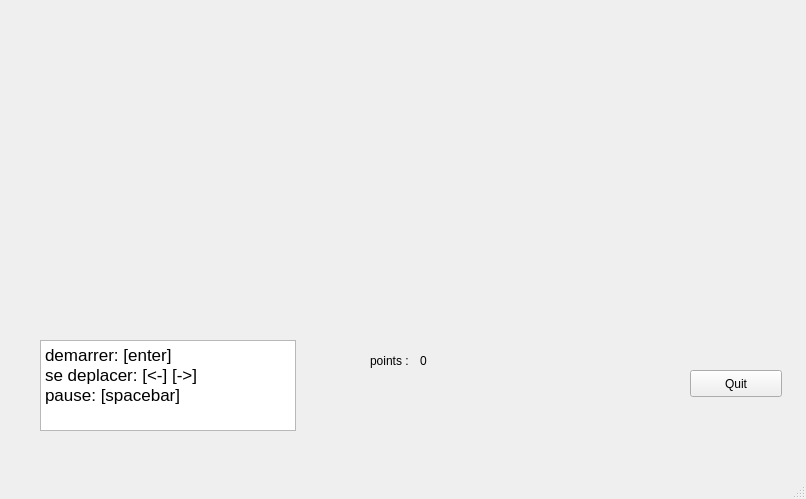
<?xml version="1.0" encoding="UTF-8"?>
<ui version="4.0">
 <class>MainWindow</class>
 <widget class="QMainWindow" name="MainWindow">
  <property name="geometry">
   <rect>
    <x>0</x>
    <y>0</y>
    <width>806</width>
    <height>499</height>
   </rect>
  </property>
  <property name="windowTitle">
   <string>MainWindow</string>
  </property>
  <widget class="QWidget" name="centralwidget">
   <widget class="QPushButton" name="quit">
    <property name="geometry">
     <rect>
      <x>690</x>
      <y>370</y>
      <width>92</width>
      <height>27</height>
     </rect>
    </property>
    <property name="text">
     <string>Quit</string>
    </property>
   </widget>
   <widget class="QWidget" name="verticalLayoutWidget">
    <property name="geometry">
     <rect>
      <x>30</x>
      <y>20</y>
      <width>751</width>
      <height>301</height>
     </rect>
    </property>
    <layout class="QVBoxLayout" name="layout_scene"/>
   </widget>
   <widget class="QTextBrowser" name="textBrowser">
    <property name="geometry">
     <rect>
      <x>40</x>
      <y>340</y>
      <width>256</width>
      <height>91</height>
     </rect>
    </property>
    <property name="html">
     <string>&lt;!DOCTYPE HTML PUBLIC &quot;-//W3C//DTD HTML 4.0//EN&quot; &quot;http://www.w3.org/TR/REC-html40/strict.dtd&quot;&gt;
&lt;html&gt;&lt;head&gt;&lt;meta name=&quot;qrichtext&quot; content=&quot;1&quot; /&gt;&lt;style type=&quot;text/css&quot;&gt;
p, li { white-space: pre-wrap; }
&lt;/style&gt;&lt;/head&gt;&lt;body style=&quot; font-family:'.Helvetica Neue DeskInterface'; font-size:13pt; font-weight:400; font-style:normal;&quot;&gt;
&lt;p style=&quot; margin-top:0px; margin-bottom:0px; margin-left:0px; margin-right:0px; -qt-block-indent:0; text-indent:0px;&quot;&gt;demarrer: [enter]&lt;/p&gt;
&lt;p style=&quot; margin-top:0px; margin-bottom:0px; margin-left:0px; margin-right:0px; -qt-block-indent:0; text-indent:0px;&quot;&gt;se deplacer: [&amp;lt;-] [-&amp;gt;]&lt;/p&gt;
&lt;p style=&quot; margin-top:0px; margin-bottom:0px; margin-left:0px; margin-right:0px; -qt-block-indent:0; text-indent:0px;&quot;&gt;pause: [spacebar]&lt;/p&gt;&lt;/body&gt;&lt;/html&gt;</string>
    </property>
   </widget>
   <widget class="QLabel" name="label_points">
    <property name="geometry">
     <rect>
      <x>370</x>
      <y>350</y>
      <width>51</width>
      <height>22</height>
     </rect>
    </property>
    <property name="text">
     <string>points :</string>
    </property>
   </widget>
   <widget class="QLabel" name="points_number">
    <property name="geometry">
     <rect>
      <x>420</x>
      <y>350</y>
      <width>71</width>
      <height>21</height>
     </rect>
    </property>
    <property name="text">
     <string>0</string>
    </property>
   </widget>
  </widget>
  <widget class="QMenuBar" name="menubar">
   <property name="geometry">
    <rect>
     <x>0</x>
     <y>0</y>
     <width>806</width>
     <height>22</height>
    </rect>
   </property>
  </widget>
  <widget class="QStatusBar" name="statusbar"/>
 </widget>
 <resources/>
 <connections/>
</ui>
